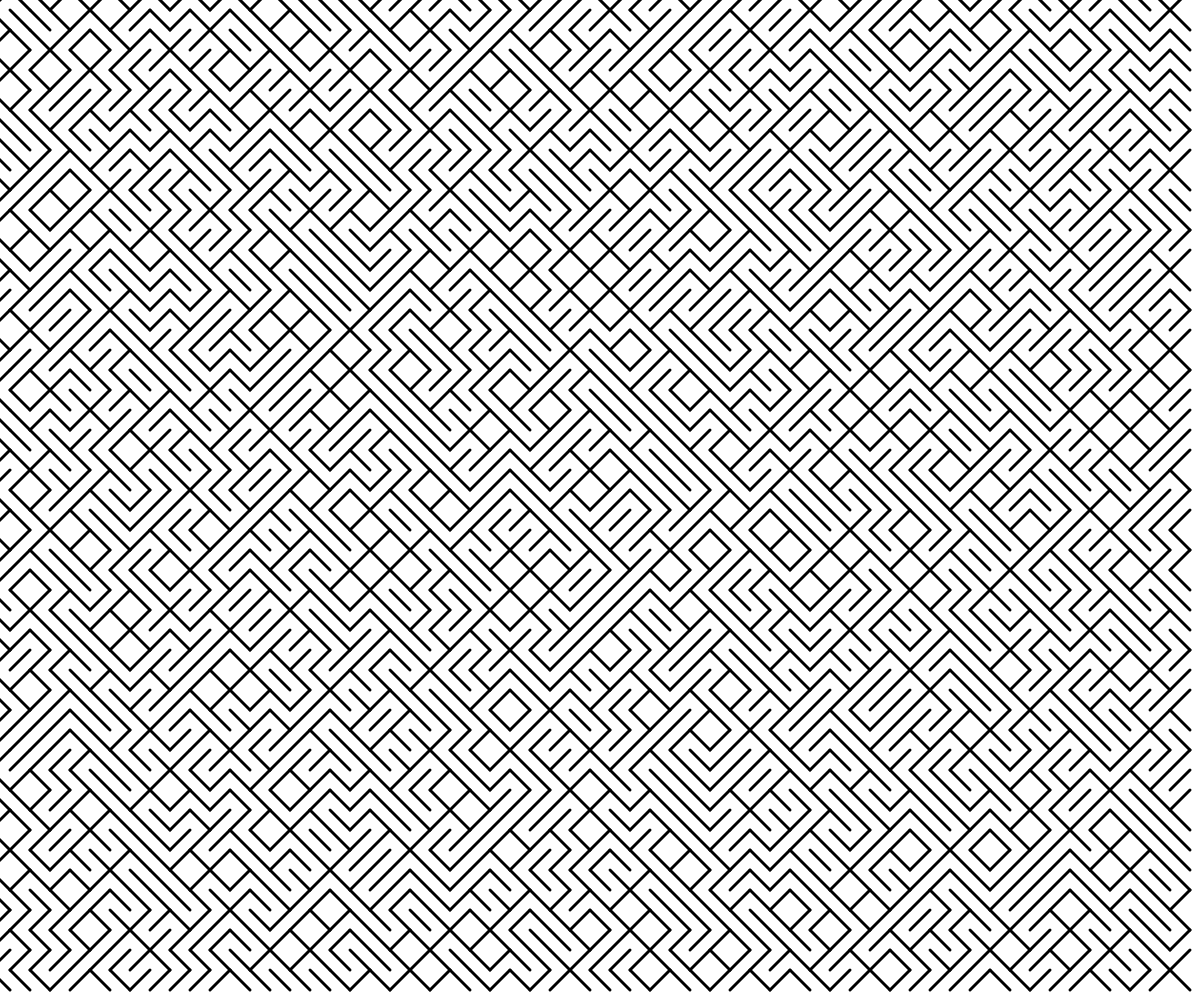
Frame 1 (no input)
Frame 60 (no input): identical to frame 1, image omitted
Frame 120 (the mouse pressed at the canvas centre since frame 60): identical to frame 1, image omitted

The p5.js sketch that drew this single still picture (run headless with seeded random() and noise() and a simulated clock; from frame 60 on, the mouse is pressed at the canvas centre):

// p5.js sketch
// ── sketch.js
// Project Title
// Your Name
// Date
//
// Extra for Experts:
// - describe what you did to take this project "above and beyond"

let spacing = 20;

function setup() {
  createCanvas(windowWidth, windowHeight);
  strokeWeight(3);
  grid(); // generate a single images
}

function diagonalAscending(x,y,s){
  line(x-s/2,y+s/2, x+s/2,y-s/2);
}


function diagonalDescending(x,y,s){
  line(x-s/2,y-s/2,x+s/2,y+s/2);
}
function grid(){ // find all our x and y positions
  for (let x = 0; x < width; x+= spacing){
    for (let y = 0; y< height; y+=spacing){
      let choice = Math.floor(random(2));
      if (choice===0) diagonalDescending(x,y,spacing);
      else if (choice ===1) diagonalAscending(x,y,spacing);
      
    }
  }
}

function draw() {
  // background(220);
}
